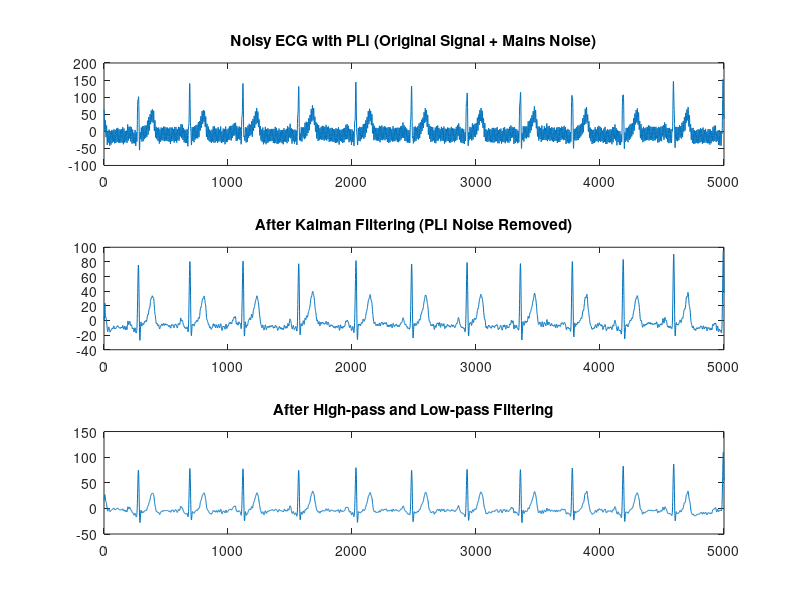
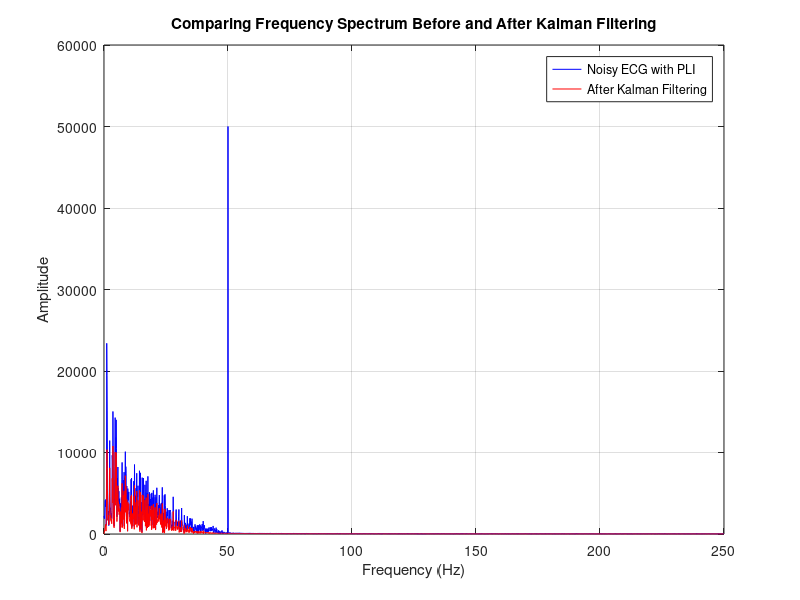

The MATLAB source for these figures, in order: (Note: this script raises an error after producing the figures.)
clear all;
load("ECG_database.mat");

%% Signal and Noise
reference_signal = 20 * mains_signal;  % PLI noise signal
standardData = Data1;  % Original ECG signal
d = standardData + reference_signal;  % Original signal plus PLI noise

fs = FS;  % Sampling frequency

%% Kalman Filter Parameters
f_pli = 50;  % Power line interference frequency (50 Hz)
T = 1 / fs;  % Sampling period
omega = 2 * pi * f_pli * T;  % Angular frequency

% State transition matrix A for tracking the sine and cosine components of the PLI signal
A = [cos(omega), sin(omega); -sin(omega), cos(omega)];

H = [1, 0];  % Measurement matrix
Q = 0.01 * eye(2);  % Process noise covariance (assuming equal noise level for sine and cosine components)
R = 0.1;  % Measurement noise covariance
x_hat = [0; 0];  % Initial state estimate, initialized to zero
P = eye(2);  % Initial error covariance matrix

kalman_filtered = zeros(LENGTH, 1);  % Filtered signal

%% Kalman Filtering Algorithm
for n = 1:LENGTH
    % Prediction step
    x_hat_prior = A * x_hat;  % State prediction
    P_prior = A * P * A' + Q;  % Prediction error covariance
    
    % Update step
    K = P_prior * H' / (H * P_prior * H' + R);  % Kalman gain
    x_hat = x_hat_prior + K * (d(n) - H * x_hat_prior);  % Update state estimate
    P = (eye(2) - K * H) * P_prior;  % Update error covariance
    
    % Save Kalman filtered signal (subtract estimated PLI noise)
    kalman_filtered(n) = d(n) - H * x_hat;
end

%% High-pass and Low-pass Filtering (optional, for further baseline drift removal)
fc_high = 1;  % High-pass filter to remove DC and baseline drift
[b_hp, a_hp] = butter(2, fc_high / (fs / 2), 'high');
ECG_hp_filtered_kalman = filtfilt(b_hp, a_hp, kalman_filtered);

fc_low = 40;  % Low-pass filter to remove high-frequency noise
[b_lp, a_lp] = butter(4, fc_low / (fs / 2), 'low');
ECG_filtered2 = filtfilt(b_lp, a_lp, ECG_hp_filtered_kalman);

%% Plotting
figure;
subplot(3,1,1);
plot(d);
title('Noisy ECG with PLI (Original Signal + Mains Noise)');

subplot(3,1,2);
plot(kalman_filtered);
title('After Kalman Filtering (PLI Noise Removed)');

subplot(3,1,3);
plot(ECG_filtered2);
title('After High-pass and Low-pass Filtering');

%% Frequency Domain Comparison
Y_orig = fft(d);          % FFT of original signal
Y_kalman = fft(ECG_filtered2);  % FFT of signal after Kalman filtering

f = (0:LENGTH/2-1) * (fs / LENGTH);   % Frequency vector

Y_orig_mag = abs(Y_orig(1:LENGTH/2));  % Magnitude spectrum of original signal
Y_kalman_mag = abs(Y_kalman(1:LENGTH/2));  % Magnitude spectrum after Kalman filtering

figure;
plot(f, Y_orig_mag, 'b', 'DisplayName', 'Noisy ECG with PLI'); hold on;
plot(f, Y_kalman_mag, 'r', 'DisplayName', 'After Kalman Filtering');
legend('show');
xlabel('Frequency (Hz)');
ylabel('Amplitude');
title('Comparing Frequency Spectrum Before and After Kalman Filtering');
grid on;

SNR_orig = snr(d, reference_signal);
SNR_kalman = snr(kalman_filtered, mains_signal);

% Output SNR values
fprintf('SNR before Kalman filtering: %.2f dB\n', SNR_orig);
fprintf('SNR after Kalman filtering: %.2f dB\n', SNR_kalman);

% Compute and plot Power Spectral Density (PSD) before and after filtering
figure;
subplot(2, 1, 1);
[psd_orig, f_psd] = pwelch(d, [], [], [], FS);
plot(f_psd, 10*log10(psd_orig), 'b');
title('PSD of Original BWN-ECG Signal');
xlabel('Frequency (Hz)');
ylabel('Power/Frequency (dB/Hz)');
grid on;

% PSD of filtered signal
subplot(2, 1, 2);
[psd_filt, f_psd] = pwelch(ECG_filtered2, [], [], [], FS);
plot(f_psd, 10*log10(psd_filt), 'r');
title('PSD of Filtered ECG Signal');
xlabel('Frequency (Hz)');
ylabel('Power/Frequency (dB/Hz)');
grid on;

% Plot of error magnitude vs. sample index
figure;
plot(abs(d), 'b', 'DisplayName', 'Noise-ECG'); hold on;
plot(abs(ECG_filtered2), 'r', 'DisplayName', 'After Filtering');
title('Plot of Error Magnitude vs. Sample Index');
xlabel('Sample Index');
ylabel('Error Magnitude');
grid on;

% MSE and PRD
MSE_Kalman = mean((standardData - kalman_filtered').^2);
PRD_Kalman = 100 * sqrt(sum((standardData - kalman_filtered').^2) / sum(standardData.^2));
fprintf('Kalman MSE: %.6f\n', MSE_Kalman);
fprintf('Kalman PRD: %.2f%%\n', PRD_Kalman);

